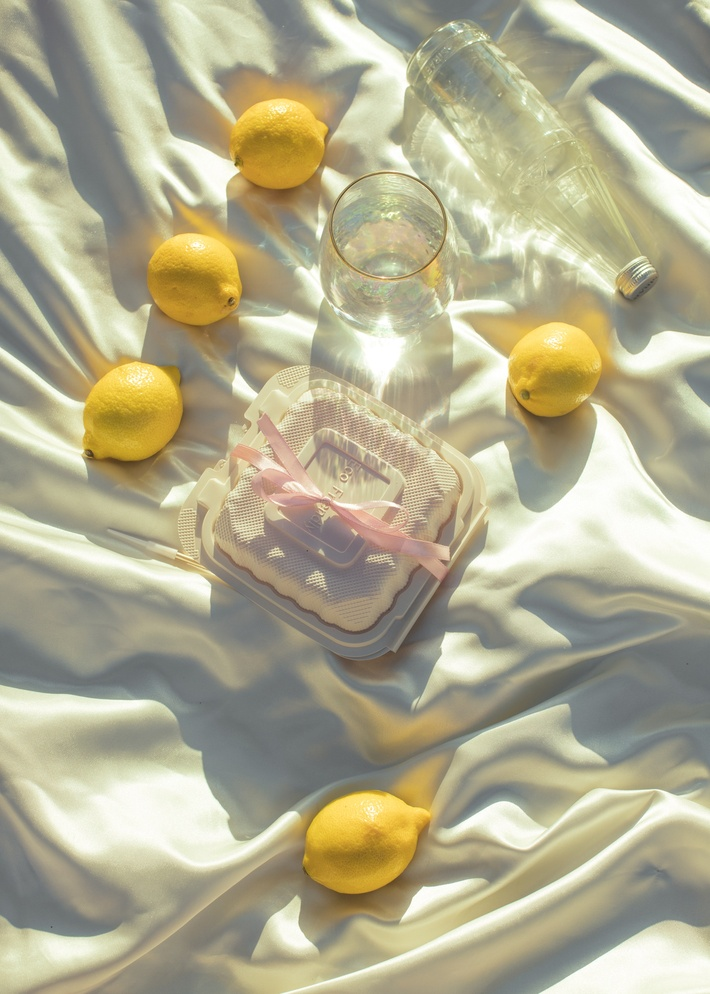
#> input picture imagens/img-01.jpg, 710 x 994 px, shrunk from 2546 x 3564 before the run
$ python index.py
#> lines starting #> are read from the running program, lines starting #| are printed output that depends on the picture
import numpy as np
from PIL import Image


def adicao(imagem_01, imagem_02):
  _largura_01, _altura_01 = imagem_01.shape[:2]
  _largura_02, _altura_02 = imagem_02.shape[:2]

  largura = _largura_01 if _largura_01 > _largura_02 else _largura_02
  altura = _altura_01 if _altura_01 > _altura_02 else _altura_02

  nova_imagem = np.zeros((largura, altura, 3), dtype=np.uint8)

  for x in range(largura):
    for y in range(altura):
      try:
        if (x < _largura_01 and y < _altura_01) and (x < _largura_02 and y < _altura_02):
          # fix((g1 + g2) / 2)
          nova_imagem[x, y] = (imagem_02[x, y] + imagem_01[x, y]) / 2
      except:
        pass

  return nova_imagem

def subtracao(imagem_01, imagem_02):
  _largura_01, _altura_01 = imagem_01.shape[:2]
  _largura_02, _altura_02 = imagem_02.shape[:2]

  largura = _largura_01 if _largura_01 > _largura_02 else _largura_02
  altura = _altura_01 if _altura_01 > _altura_02 else _altura_02

  nova_imagem = np.zeros((largura, altura, 3), dtype=np.uint8)

  for x in range(largura):
    for y in range(altura):
      try:
        if (x < _largura_01 and y < _altura_01) and (x < _largura_02 and y < _altura_02):
          nova_imagem[x, y] = imagem_01[x, y] - imagem_02[x, y]
      except:
        ...

  return nova_imagem

def espelhamento(imagem):
  largura, altura = imagem.shape[:2]

  # Aplique o espelhamento horizontal
  imagem_espelhada = np.zeros((largura, altura, 3), dtype=np.uint8)

  for x in range(largura):
      for y in range(altura):
          # Largura - x # Ele pega o pixel invertido da imagem
          imagem_espelhada[largura - x - 1, y] = imagem[x, y]

  return imagem_espelhada

# Transformando a imageme em uma matrix
imagem_01 = Image.open('../imagens/img-01.jpg')
#> imagem_01 is the input picture: PIL image 710x994 RGB; mean R, G, B 176.6, 171.6, 143.3
imagem_02 = Image.open('../imagens/img-02.jpg')
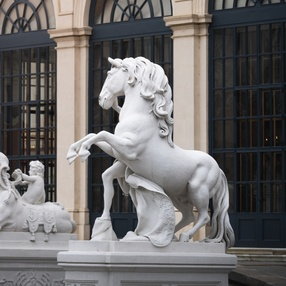
#> input picture imagens/img-02.jpg, 286 x 286 px, shrunk from 1024 x 1024 before the run
#> imagem_02 is the input picture: PIL image 286x286 RGB; mean R, G, B 110, 107.6, 107.4

# [7 lines of commented-out code are left out]

imagem_espelhamento = espelhamento(np.array(imagem_01))
#> after the loop in espelhamento, `for x in range(largura):`:
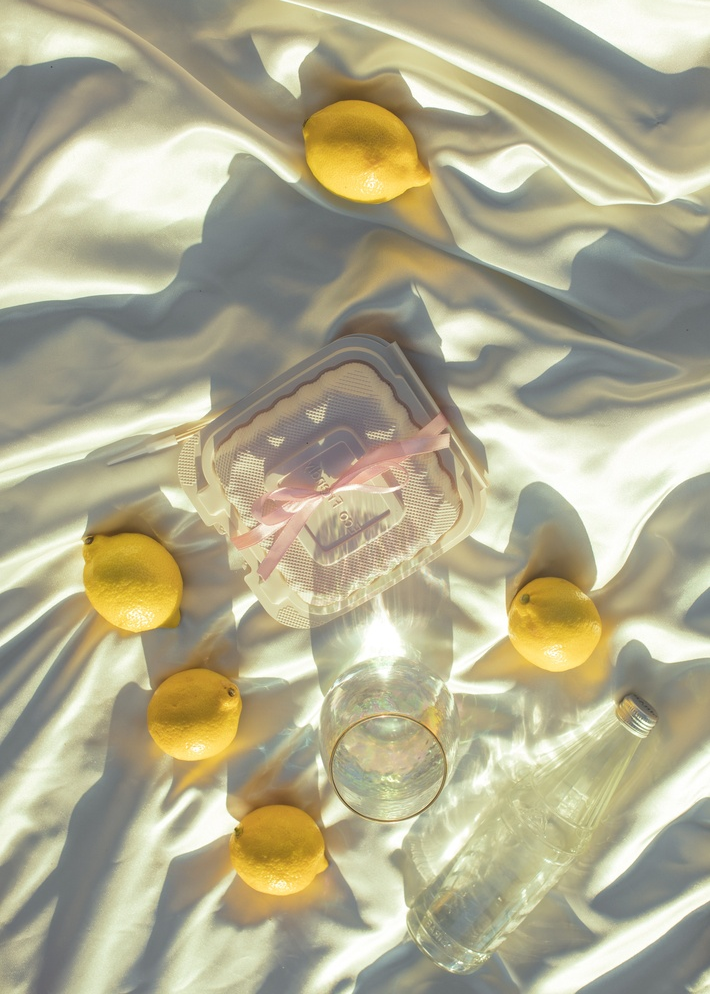
#> imagem_espelhada: shape (994, 710, 3); mean of channels 0, 1, 2 176.6, 171.6, 143.3; drawn as R, G, B
resultado_imagem_espelhamento = Image.fromarray(imagem_espelhamento)
resultado_imagem_espelhamento.save('imagem_espelhamento.jpg')
